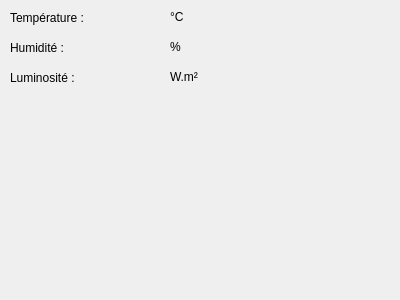
<?xml version="1.0" encoding="UTF-8"?>
<ui version="4.0">
 <class>Serre</class>
 <widget class="QWidget" name="Serre">
  <property name="geometry">
   <rect>
    <x>0</x>
    <y>0</y>
    <width>400</width>
    <height>300</height>
   </rect>
  </property>
  <property name="windowTitle">
   <string>Serre</string>
  </property>
  <widget class="QLabel" name="label_2">
   <property name="geometry">
    <rect>
     <x>10</x>
     <y>10</y>
     <width>101</width>
     <height>16</height>
    </rect>
   </property>
   <property name="text">
    <string>Température :</string>
   </property>
  </widget>
  <widget class="QLabel" name="label_3">
   <property name="geometry">
    <rect>
     <x>10</x>
     <y>40</y>
     <width>71</width>
     <height>16</height>
    </rect>
   </property>
   <property name="text">
    <string>Humidité :</string>
   </property>
  </widget>
  <widget class="QLabel" name="label_4">
   <property name="geometry">
    <rect>
     <x>10</x>
     <y>70</y>
     <width>81</width>
     <height>16</height>
    </rect>
   </property>
   <property name="text">
    <string>Luminosité :</string>
   </property>
  </widget>
  <widget class="QLabel" name="label_5">
   <property name="geometry">
    <rect>
     <x>170</x>
     <y>10</y>
     <width>59</width>
     <height>14</height>
    </rect>
   </property>
   <property name="text">
    <string>°C</string>
   </property>
  </widget>
  <widget class="QLabel" name="label_6">
   <property name="geometry">
    <rect>
     <x>170</x>
     <y>40</y>
     <width>59</width>
     <height>14</height>
    </rect>
   </property>
   <property name="text">
    <string>%</string>
   </property>
  </widget>
  <widget class="QLabel" name="label_7">
   <property name="geometry">
    <rect>
     <x>170</x>
     <y>70</y>
     <width>59</width>
     <height>14</height>
    </rect>
   </property>
   <property name="text">
    <string>W.m²</string>
   </property>
  </widget>
  <widget class="QLabel" name="label_8">
   <property name="geometry">
    <rect>
     <x>100</x>
     <y>10</y>
     <width>59</width>
     <height>14</height>
    </rect>
   </property>
   <property name="text">
    <string/>
   </property>
  </widget>
  <widget class="QLabel" name="label_9">
   <property name="geometry">
    <rect>
     <x>100</x>
     <y>40</y>
     <width>59</width>
     <height>14</height>
    </rect>
   </property>
   <property name="text">
    <string/>
   </property>
  </widget>
  <widget class="QLabel" name="label_10">
   <property name="geometry">
    <rect>
     <x>100</x>
     <y>70</y>
     <width>59</width>
     <height>14</height>
    </rect>
   </property>
   <property name="text">
    <string/>
   </property>
  </widget>
 </widget>
 <resources/>
 <connections/>
</ui>
